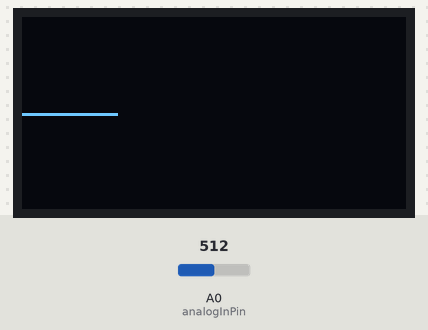
A sketch run on a simulated Arduino Uno, built with avr-gcc and run on an emulated ATmega328P. Parts: 128×64 one-colour display. The test bench sets the inputs (shaded band); at power-on: A0 (analogInPin) = 512.

Above: at 1.2 s.
1.3 s: A0 (analogInPin) set to 716
At 2.0 s:
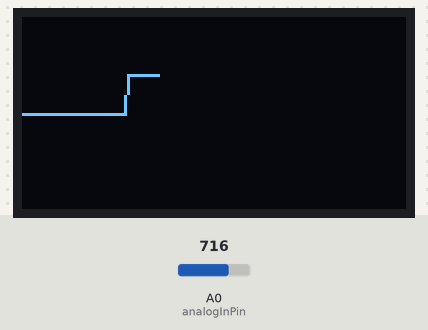
2.8 s: A0 (analogInPin) set to 900
At 3.8 s:
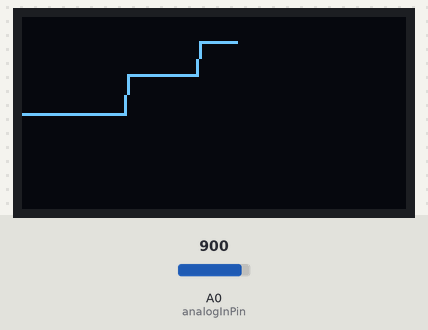
4.3 s: A0 (analogInPin) set to 1023
At 9.44 s:
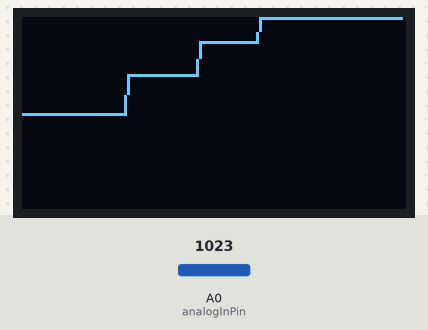

The sketch:

sketch_jul25c_waveform.ino
```cpp
#include "U8glib.h"

U8GLIB_SH1106_128X64 u8g(U8G_I2C_OPT_NONE); // I2C / TWI

const int WIDTH=128;
const int HEIGHT=64;
const int LENGTH=WIDTH;

const int analogInPin = A0;
int analogInValue = 0;

int x;
int y[LENGTH];

void clearY(){
  for(int i=0; i<LENGTH; i++){
    y[i] = -1;
  }
}

void drawY(){
  u8g.drawPixel(0, y[0]);
  for(int i=1; i<LENGTH; i++){
    if(y[i]!=-1){
      //u8g.drawPixel(i, y[i]);
      u8g.drawLine(i-1, y[i-1], i, y[i]);
    }else{
      break;
    }
  }
}

void setup(void) {
  x = 0;
  clearY();
}

void loop(void) {

  analogInValue = analogRead(analogInPin);

  y[x] = map(analogInValue, 0, 1023, HEIGHT-1, 0);;

  u8g.firstPage();
  do {
    drawY();
  } while( u8g.nextPage() );

  //delay(10);

  x++;
  if(x >= WIDTH){
    x = 0;
    clearY();
  }
}
```
